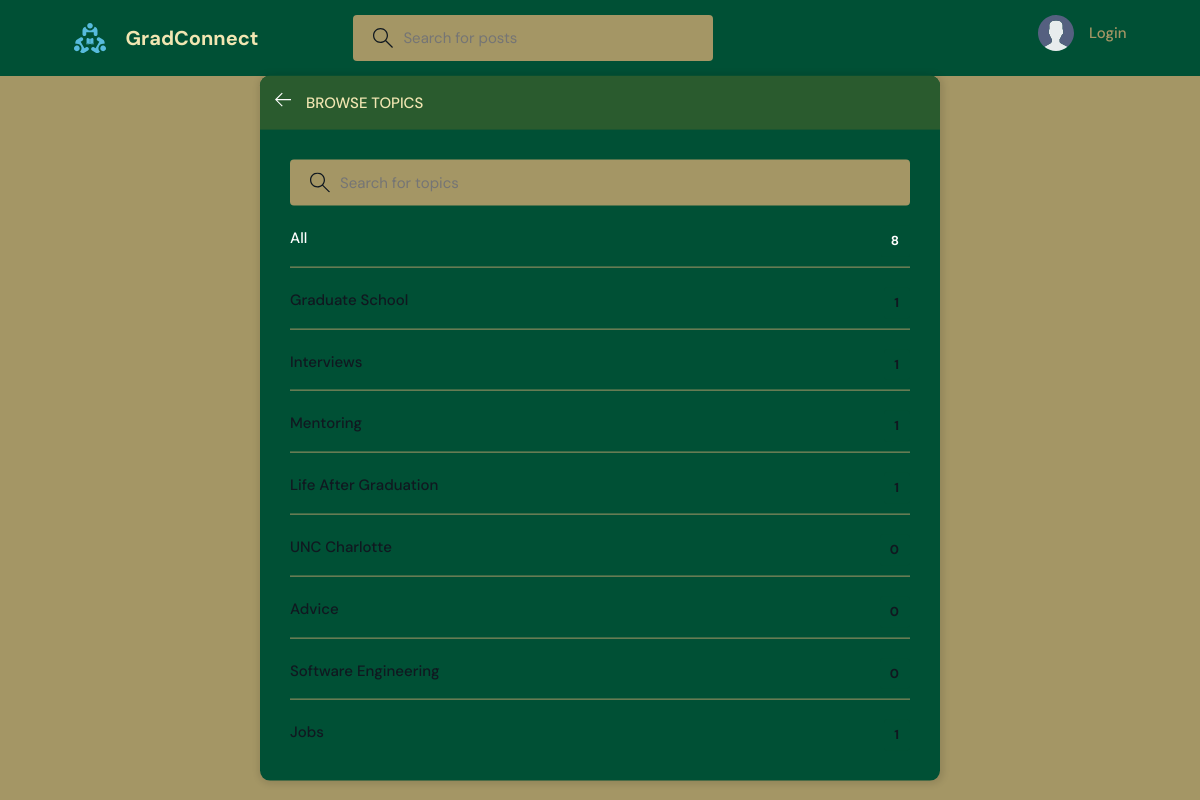
Page /topics/ on the committed database.
### base/models.py (models this page shows, shortened)
class Topic(models.Model):
    name = models.CharField(max_length=200)

### base/views.py (the view)
# urls.py: path('topics/', views.topicsPage, name="topics"),
def topicsPage(request):
    q = request.GET.get('q') if request.GET.get('q') != None else ''
    topics = Topic.objects.filter(name__icontains=q)
    return render(request, 'base/topics.html', {'topics': topics})

### base/templates/base/topics.html (shortened to what this page needs)
{% extends 'main.html' %}
{% block content %}
<main class="create-room layout">
  <div class="container">
    <div class="layout__box">
      <div class="layout__boxHeader">
        <div class="layout__boxTitle">
          <a href="{% url 'home' %}">
            <svg version="1.1" xmlns="http://www.w3.org/2000/svg" width="32" height="32" viewBox="0 0 32 32">
              <title>arrow-left</title>
              <path
                d="M13.723 2.286l-13.723 13.714 13.719 13.714 1.616-1.611-10.96-10.96h27.625v-2.286h-27.625l10.965-10.965-1.616-1.607z">
              </path>
            </svg>
          </a>
          <h3>Browse Topics</h3>
        </div>
      </div>
      <div class="topics-page layout__body">
        <form action="" method="GET" class="header__search">
          <label>
            <input name="q" placeholder="Search for topics" />
          </label>
        </form>
        <ul class="topics__list">
          <li>
            <a href="{% url 'topics' %}" class="active">All <span>{{topics.count}}</span></a>
          </li>
          {% for topic in topics %}
          <li>
            <a href="{% url 'home' %}?q={{topic.name}}">{{ topic.name }} <span>{{topic.room_set.all.count}}</span></a>
          </li>
          {% endfor %}
        </ul>
      </div>
    </div>
  </div>
</main>
{% endblock content %}

### static/styles/style.css (style rules this page uses)
:root { --color-main: #FFFFFF; --color-main-light: #899064; --color-dark: #005035; --color-dark-medium: #A49665; --color-dark-light: #2a5b2e; --color-light: #F1E6B2; --color-gray: #8b8b8b; --color-light-gray: #101820; --color-bg: #A49665; --color-success: #5dd693; --color-error: #802F2D; }
* { font-family: "DM Sans", -apple-system, BlinkMacSystemFont, "Segoe UI", Roboto, Oxygen, Ubuntu, Cantarell, "Open Sans", "Helvetica Neue", sans-serif; margin: 0; padding: 0; box-sizing: border-box; text-rendering: optimizeLegibility; font-size: inherit; }
html { font-size: 56.25%; }
@media only screen and (min-width: 1200px) { html { font-size: 62.5%; } }
body { line-height: 1.6; font-weight: 400; font-size: 1.5rem; color: var(--color-light-gray); background-color: var(--color-bg); min-height: 100vh; }
a { display: inline-block; color: var(--color-main); text-decoration: none; }
.container { max-width: 120rem; width: 90%; margin: auto; }
.header__search > label { background-color: var(--color-bg); padding: 1.3rem 1rem; display: flex; align-items: center; gap: 1rem; border-radius: 4px; }
.header__search svg { fill: var(--color-light-gray); width: 2rem; height: 2rem; margin-left: 1rem; }
.header__search input { width: 30rem; background: transparent; border: none; outline: none; color: var(--color-light-gray); }
.layout { margin-top: 2.4rem; }
.layout > .container { display: flex; justify-content: space-between; align-items: flex-start; }
.layout__box { width: 90%; max-width: 48rem; min-height: 40rem; position: absolute; top: 50%; left: 50%; transform: translate(-50%, -46%); background-color: var(--color-dark); border-radius: 1rem; box-shadow: 1px 1px 6px 3px rgba(0, 0, 0, 0.1); overflow: hidden; }
.layout__boxHeader { display: flex; padding: 1.5rem; background-color: var(--color-dark-light); }
.layout__boxTitle { display: flex; gap: 1.5rem; align-items: center; }
.layout__boxTitle h3 { text-transform: uppercase; font-weight: 500; color: var(--color-light); }
.layout__boxTitle svg { width: 1.6rem; height: 1.6rem; fill: var(--color-main); }
.layout__body { margin: 3rem; }
.topics__list { list-style: none; }
.topics__list li a { display: flex; justify-content: space-between; margin-bottom: 3rem; font-weight: 500; color: var(--color-light-gray); transition: all 0.3s ease-in-out; }
.topics__list li a.active, .topics__list li a:hover { color: var(--color-main); }
.topics__list li a span { padding: 0.5rem 1rem; background-color: var(--color-dark); border-radius: 3px; font-size: 1.3rem; font-weight: 700; letter-spacing: 1px; }
.topics-page .topics__list li:not(:last-child) a { margin: 2rem 0; padding-bottom: 1rem; text-decoration: none; border-bottom: 1px solid var(--color-dark-medium); }
.topics-page .header__search { display: block; }
.create-room.layout .layout__box { max-width: 68rem; }

### rows in the picture
Topic: name "Graduate School", room_set.all.count "1"
Topic: name "Interviews", room_set.all.count "1"
Topic: name "Mentoring", room_set.all.count "1"
Topic: name "Life After Graduation", room_set.all.count "1"
Topic: name "UNC Charlotte", room_set.all.count "0"
Topic: name "Advice", room_set.all.count "0"
Topic: name "Software Engineering", room_set.all.count "0"
Topic: name "Jobs", room_set.all.count "1"

### other values in the picture
{{ topics.count }} "8"
